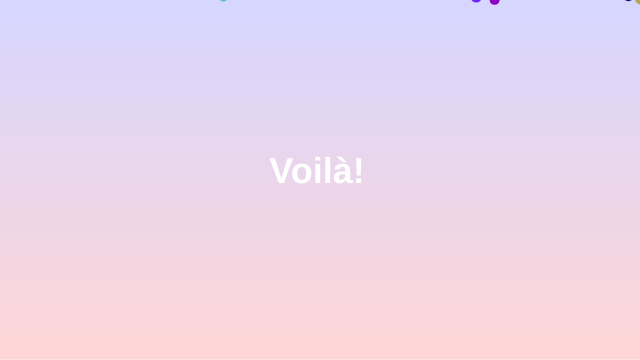
Frame 1 (no input)
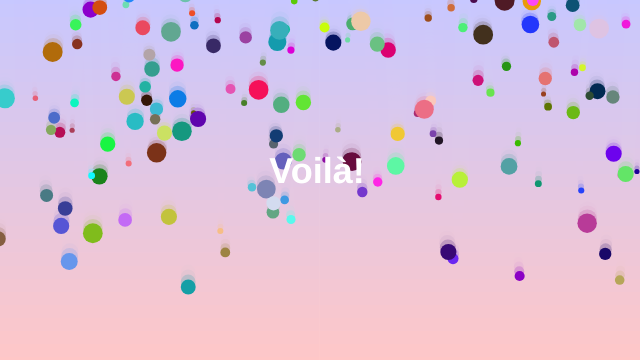
Frame 60 (no input)
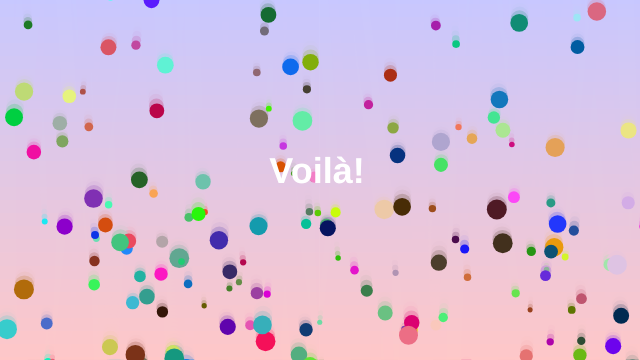
Frame 120 (the mouse pressed at the canvas centre since frame 60)

The p5.js sketch that drew these frames (run headless with seeded random() and noise() and a simulated clock; from frame 60 on, the mouse is pressed at the canvas centre):

// p5.js sketch
// ── sketch.js
var bgColorTop;
var bgColorBottom;
var ellipses = [];
var successMessage;

function setup() {
  createCanvas(640, 360);

  textSize(36);
  textFont("Helvetica");
  textStyle(BOLD);
  textAlign(CENTER);

  bgColorTop = color(255, 200, 200);
  bgColorBottom = color(200, 200, 255);

  for (var i = 200 - 1; i >= 0; i--) {
    var newEllipse = {
      posX: random(width),
      posY: random(0, -height),
      size: random(5, 20),
      speedX: random(-0.5, 0.5),
      speedY: random(3, 5),
      color: color(random(255), random(255), random(255))
    }

    ellipses.push(newEllipse);
  }

  var success = ["Läuft!", "Funktioniert!", "Es klappt!", "Ausgezeichnet!", "Helau!", "Up and running!", "Good job!", "Well done!", "Amazing!", "Très bien!", "Voilà!", "C'est génial!"];
  successMessage = random(success);

}

function draw() {

  for (var i = height - 1; i >= 0; i--) {
    var bgColor = lerpColor(bgColorTop, bgColorBottom, (height - i) / height);
    stroke(bgColor);
    line(0, i, width, i);
  }

  for (var i = ellipses.length - 1; i >= 0; i--) {
    noStroke();
    var e = ellipses[i];

    if(mouseX) {
      var eSizeMod = constrain(map(mouseX, 0, width, -20, 20), -20, 20);
    } else {
      var eSizeMod = 0;
    }

    fill(e.color)
    ellipse(e.posX, e.posY, constrain(e.size + eSizeMod, 0, 100));
    e.posX += e.speedX;
    e.posY += e.speedY;

    if(e.posY > height + e.size / 2) {
      ellipses.splice(i, 1);

      var newEllipse = {
        posX: random(width),
        posY: random(0, -height),
        size: random(5, 20),
        speedX: random(-0.5, 0.5),
        speedY: random(3, 5),
        color: color(random(255), random(255), random(255))
      }
      ellipses.push(newEllipse);
    }
  }

  fill(255);
  text(successMessage, width / 2 + (i * 3), height / 2 - (i * 3));
}
